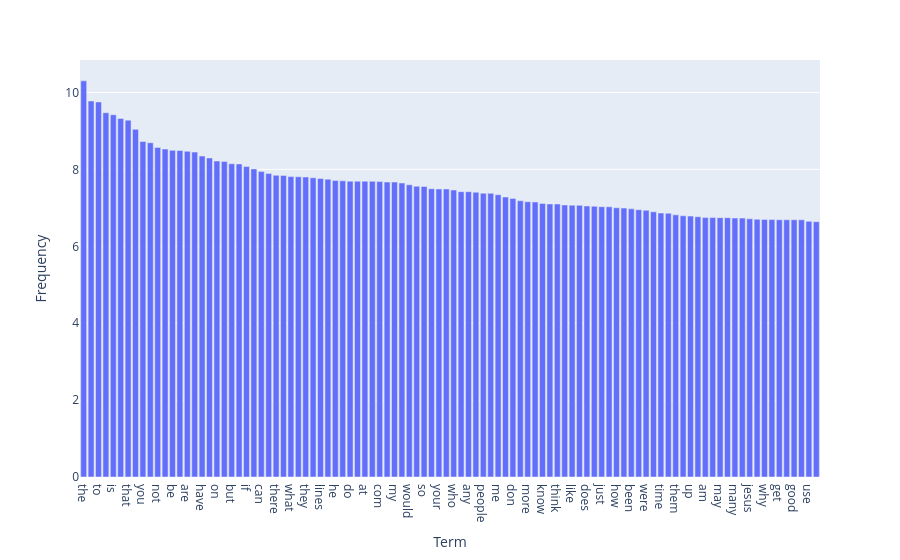

The code cell stored with this chart in its notebook:
### Markdown cell above
### >>> **Exercise 15 (take home):** 
You can copy the code from the previous exercise and change the 'term_frequencies' variable for the 'term_frequencies_log', comment about the differences that you observe and talk about other possible insights that we can get from a log distribution.

### Code cell
# Answer here
# calculate term frequencies for all terms
all_terms = count_vect.get_feature_names_out()
df_freq = pd.DataFrame({
    'Term': all_terms,
    'Frequency': term_frequencies_log
})
# choose top 100 terms
df_sorted = df_freq.sort_values(by='Frequency', ascending=False).head(100)

fig = px.bar(
    data_frame=df_sorted,
    x='Term',
    y='Frequency',
    labels={'Term': 'Term', 'Frequency': 'Frequency'},
)

fig.show()

# In the chart, we can see the frequency distribution is more balanced after log transformation.
# Also, it can repesent the order of magnitude of the term frequencies, compress the high values and expand the low values.

### Figure 1 — Plotly figure (JSON) as saved in the notebook; plotly's stock layout.template omitted (floating-point values rounded to 4 significant figures)
{"data": [{"hovertemplate": "Term=%{x}<br>Frequency=%{y}<extra></extra>", "legendgroup": "", "marker": {"color": "#636efa", "pattern": {"shape": ""}}, "name": "", "orientation": "v", "showlegend": false, "textposition": "auto", "type": "bar", "x": ["the", "of", "to", "and", "is", "in", "that", "it", "you", "for", "not", "this", "be", "from", "are", "edu", "have", "as", "on", "with", "but", "or", "if", "was", "can", "we", "there", "by", "what", "subject", "they", "an", "lines", "one", "he", "god", "do", "organization", "at", "re", "com", "about", "my", "all", "would", "will", "so", "some", "your", "no", "who", "has", "any", "writes", "people", "which", "me", "article", "don", "his", "more", "other", "know", "when", "think", "their", "like", "university", "does", "out", "just", "only", "how", "also", "been", "than", "were", "then", "time", "because", "them", "posting", "up", "had", "am", "should", "may", "these", "many", "say", "jesus", "see", "why", "us", "get", "very", "good", "believe", "use", "such"], "xaxis": "x", "y": [10.3, 9.779, 9.754, 9.474, 9.421, 9.326, 9.28, 9.042, 8.725, 8.693, 8.573, 8.53, 8.497, 8.492, 8.47, 8.45, 8.347, 8.298, 8.219, 8.204, 8.147, 8.141, 8.073, 8.013, 7.944, 7.891, 7.846, 7.843, 7.813, 7.81, 7.803, 7.78, 7.763, 7.746, 7.711, 7.703, 7.693, 7.693, 7.692, 7.69, 7.683, 7.672, 7.67, 7.646, 7.601, 7.563, 7.556, 7.497, 7.492, 7.491, 7.463, 7.421, 7.42, 7.405, 7.38, 7.377, 7.341, 7.281, 7.244, 7.184, 7.159, 7.153, 7.115, 7.102, 7.101, 7.077, 7.071, 7.065, 7.048, 7.041, 7.03, 7.027, 7.003, 6.994, 6.974, 6.952, 6.935, 6.897, 6.866, 6.859, 6.818, 6.793, 6.786, 6.768, 6.748, 6.746, 6.745, 6.745, 6.735, 6.733, 6.715, 6.702, 6.698, 6.695, 6.692, 6.691, 6.691, 6.688, 6.649, 6.641], "yaxis": "y"}], "layout": {"barmode": "relative", "legend": {"tracegroupgap": 0}, "margin": {"t": 60}, "xaxis": {"anchor": "y", "domain": [0, 1], "title": {"text": "Term"}}, "yaxis": {"anchor": "x", "domain": [0, 1], "title": {"text": "Frequency"}}}}
